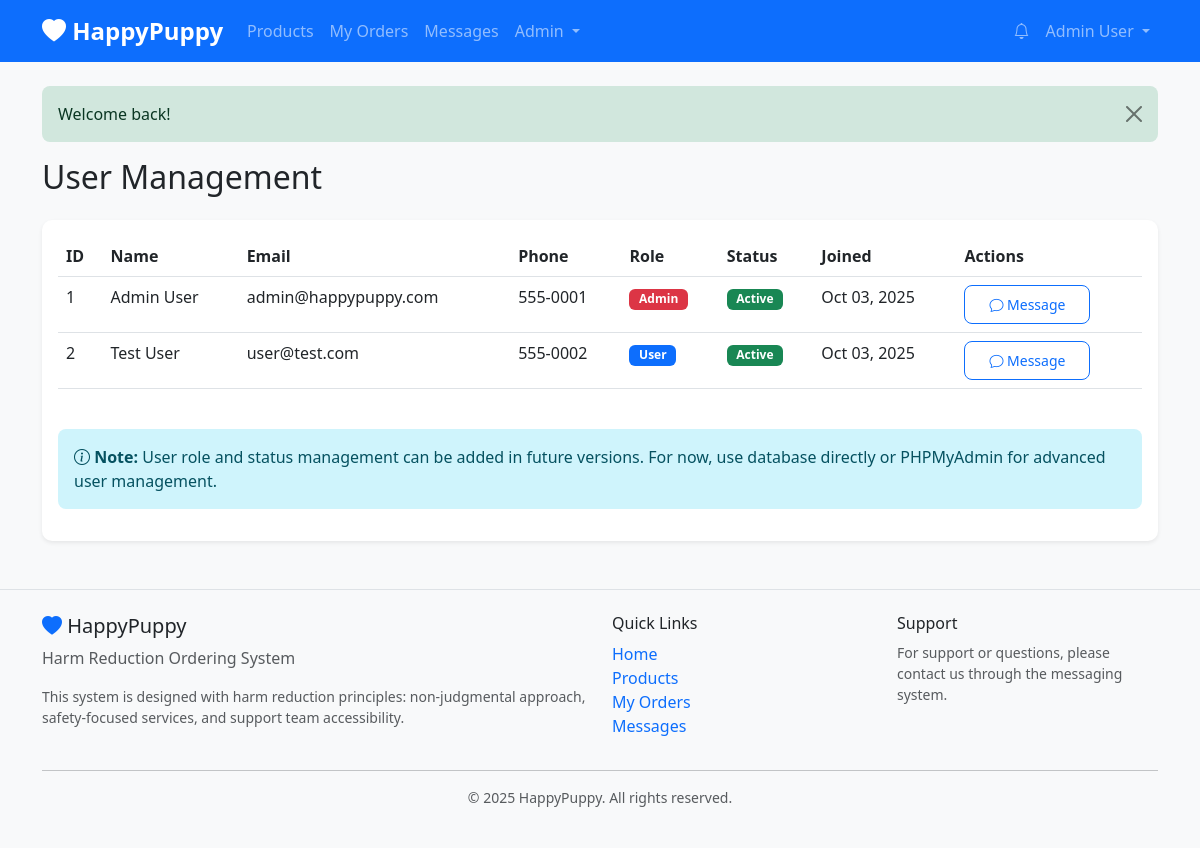
The page /admin/users.php (signed in) on the database its author committed.
### tables this page shows
CREATE TABLE IF NOT EXISTS users (
    id INT AUTO_INCREMENT PRIMARY KEY,
    email VARCHAR(255) NOT NULL UNIQUE,
    password VARCHAR(255) NOT NULL,
    name VARCHAR(255) NOT NULL,
    phone VARCHAR(50) NOT NULL,
    street VARCHAR(255),
    city VARCHAR(100),
    zip_code VARCHAR(20),
    role ENUM('user', 'admin') DEFAULT 'user',
    is_active BOOLEAN DEFAULT TRUE,
    created_at TIMESTAMP DEFAULT CURRENT_TIMESTAMP,
    updated_at TIMESTAMP DEFAULT CURRENT_TIMESTAMP ON UPDATE CURRENT_TIMESTAMP,
    INDEX idx_email (email),
    INDEX idx_role (role)
);

### includes/config.php (called while the page is built, shortened)
<?php
class Database {
    private static $connection = null;
    public static function getConnection() {
        if (self::$connection === null) {
            try {
                self::$connection = new mysqli(DB_HOST, DB_USER, DB_PASS, DB_NAME);
                self::$connection->set_charset("utf8mb4");
            } catch (Exception $e) {
                die("Database connection error: " . $e->getMessage());
            }
        }
        return self::$connection;
    }
}
function formatDate($date) {
    return date('M d, Y', strtotime($date));
}
?>

### models/User.php (called while the page is built, shortened)
<?php
require_once __DIR__ . '/../includes/config.php';
class User {
    private $db;
    public function __construct() {
        $this->db = Database::getConnection();
    }
    public function getAll() {
        $result = $this->db->query("SELECT id, email, name, phone, role, is_active, created_at FROM users ORDER BY created_at DESC");
        return $result->fetch_all(MYSQLI_ASSOC);
    }
}
?>

### admin/users.php (the view, shortened to what this page needs)
<?php
require_once __DIR__ . '/../includes/config.php';
require_once __DIR__ . '/../models/User.php';
$userModel = new User();
$users = $userModel->getAll();
require_once __DIR__ . '/../includes/header.php';
?>
<h2 class="mb-4">User Management</h2>
<div class="card shadow-sm">
    <div class="card-body">
        <div class="table-responsive">
            <table class="table table-hover">
                <thead>
                    <tr>
                        <th>ID</th>
                        <th>Name</th>
                        <th>Email</th>
                        <th>Phone</th>
                        <th>Role</th>
                        <th>Status</th>
                        <th>Joined</th>
                        <th>Actions</th>
                    </tr>
                </thead>
                <tbody>
                    <?php foreach ($users as $user): ?>
                        <tr>
                            <td><?php echo $user['id']; ?></td>
                            <td><?php echo htmlspecialchars($user['name']); ?></td>
                            <td><?php echo htmlspecialchars($user['email']); ?></td>
                            <td><?php echo htmlspecialchars($user['phone']); ?></td>
                            <td>
                                <span class="badge bg-<?php echo $user['role'] === 'admin' ? 'danger' : 'primary'; ?>">
                                    <?php echo ucfirst($user['role']); ?>
                                </span>
                            </td>
                            <td>
                                <?php if ($user['is_active']): ?>
                                    <span class="badge bg-success">Active</span>
                                <?php else: ?>
                                    <span class="badge bg-secondary">Inactive</span>
                                <?php endif; ?>
                            </td>
                            <td><?php echo formatDate($user['created_at']); ?></td>
                            <td>
                                <a href="/messages.php?to=<?php echo $user['id']; ?>" class="btn btn-sm btn-outline-primary">
                                    <i class="bi bi-chat"></i> Message
                                </a>
                            </td>
                        </tr>
                    <?php endforeach; ?>
                </tbody>
            </table>
        </div>
        <div class="alert alert-info mt-4">
            <i class="bi bi-info-circle"></i>
            <strong>Note:</strong> User role and status management can be added in future versions.
            For now, use database directly or PHPMyAdmin for advanced user management.
        </div>
    </div>
</div>
<?php require_once __DIR__ . '/../includes/footer.php'; ?>

### public/css/style.css (style rules this page uses)
:root { --primary-color: #0d6efd; --secondary-color: #6c757d; --success-color: #198754; --danger-color: #dc3545; --warning-color: #ffc107; --info-color: #0dcaf0; }
body { font-family: 'Segoe UI', Tahoma, Geneva, Verdana, sans-serif; background-color: #f8f9fa; }
.card { border: none; border-radius: 10px; transition: transform 0.2s, box-shadow 0.2s; }
.btn { border-radius: 8px; padding: 0.5rem 1.5rem; transition: all 0.2s; }
.alert { border-radius: 8px; border: none; }
.badge { padding: 0.4em 0.8em; border-radius: 6px; }
.table { background-color: white; }

### rows shown on the page
users: id "1", name "Admin User", email "admin@happypuppy.com", phone "555-0001", role "Admin", is_active "Active", created_at "Oct 03, 2025"
users: id "2", name "Test User", email "user@test.com", phone "555-0002", role "User", is_active "Active", created_at "Oct 03, 2025"

### other values the page prints
$_SESSION['name'] "Admin User"
$flash['message'] "Welcome back!"
